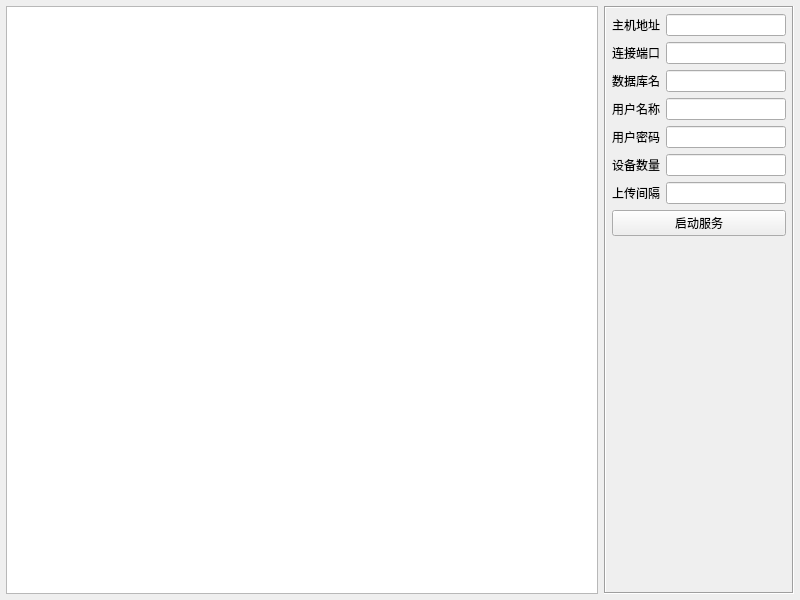
<?xml version="1.0" encoding="UTF-8"?>
<ui version="4.0">
 <class>frmDbTcpClient</class>
 <widget class="QWidget" name="frmDbTcpClient">
  <property name="geometry">
   <rect>
    <x>0</x>
    <y>0</y>
    <width>800</width>
    <height>600</height>
   </rect>
  </property>
  <property name="windowTitle">
   <string>Form</string>
  </property>
  <layout class="QHBoxLayout" name="horizontalLayout">
   <property name="leftMargin">
    <number>6</number>
   </property>
   <property name="topMargin">
    <number>6</number>
   </property>
   <property name="rightMargin">
    <number>6</number>
   </property>
   <property name="bottomMargin">
    <number>6</number>
   </property>
   <item>
    <widget class="QTextEdit" name="txtMain">
     <property name="readOnly">
      <bool>true</bool>
     </property>
    </widget>
   </item>
   <item>
    <widget class="QFrame" name="frame">
     <property name="minimumSize">
      <size>
       <width>190</width>
       <height>0</height>
      </size>
     </property>
     <property name="maximumSize">
      <size>
       <width>190</width>
       <height>16777215</height>
      </size>
     </property>
     <property name="frameShape">
      <enum>QFrame::Box</enum>
     </property>
     <property name="frameShadow">
      <enum>QFrame::Sunken</enum>
     </property>
     <layout class="QGridLayout" name="gridLayout_2">
      <property name="leftMargin">
       <number>6</number>
      </property>
      <property name="topMargin">
       <number>6</number>
      </property>
      <property name="rightMargin">
       <number>6</number>
      </property>
      <property name="bottomMargin">
       <number>6</number>
      </property>
      <item row="4" column="0">
       <widget class="QLabel" name="labUserPwdClient">
        <property name="text">
         <string>用户密码</string>
        </property>
       </widget>
      </item>
      <item row="3" column="1">
       <widget class="QLineEdit" name="txtUserNameClient">
        <property name="text">
         <string/>
        </property>
       </widget>
      </item>
      <item row="1" column="1">
       <widget class="QLineEdit" name="txtPortClient">
        <property name="text">
         <string/>
        </property>
       </widget>
      </item>
      <item row="0" column="1">
       <widget class="QLineEdit" name="txtHostNameClient">
        <property name="text">
         <string/>
        </property>
       </widget>
      </item>
      <item row="3" column="0">
       <widget class="QLabel" name="labUserNameClient">
        <property name="text">
         <string>用户名称</string>
        </property>
       </widget>
      </item>
      <item row="9" column="0" colspan="2">
       <spacer name="verticalSpacer">
        <property name="orientation">
         <enum>Qt::Vertical</enum>
        </property>
        <property name="sizeHint" stdset="0">
         <size>
          <width>20</width>
          <height>387</height>
         </size>
        </property>
       </spacer>
      </item>
      <item row="2" column="1">
       <widget class="QLineEdit" name="txtDbNameClient">
        <property name="text">
         <string/>
        </property>
       </widget>
      </item>
      <item row="5" column="0">
       <widget class="QLabel" name="labDeviceCountClient">
        <property name="text">
         <string>设备数量</string>
        </property>
       </widget>
      </item>
      <item row="2" column="0">
       <widget class="QLabel" name="labDbNameClient">
        <property name="text">
         <string>数据库名</string>
        </property>
       </widget>
      </item>
      <item row="4" column="1">
       <widget class="QLineEdit" name="txtUserPwdClient">
        <property name="text">
         <string/>
        </property>
        <property name="echoMode">
         <enum>QLineEdit::Password</enum>
        </property>
       </widget>
      </item>
      <item row="6" column="0">
       <widget class="QLabel" name="labIntervalClient">
        <property name="text">
         <string>上传间隔</string>
        </property>
       </widget>
      </item>
      <item row="1" column="0">
       <widget class="QLabel" name="labPortClient">
        <property name="text">
         <string>连接端口</string>
        </property>
       </widget>
      </item>
      <item row="5" column="1">
       <widget class="QLineEdit" name="txtDeviceCountClient">
        <property name="text">
         <string/>
        </property>
       </widget>
      </item>
      <item row="8" column="0" colspan="2">
       <widget class="QPushButton" name="btnStart">
        <property name="text">
         <string>启动服务</string>
        </property>
       </widget>
      </item>
      <item row="0" column="0">
       <widget class="QLabel" name="labHostNameClient">
        <property name="text">
         <string>主机地址</string>
        </property>
       </widget>
      </item>
      <item row="6" column="1">
       <widget class="QLineEdit" name="txtIntervalClient"/>
      </item>
     </layout>
    </widget>
   </item>
  </layout>
 </widget>
 <resources/>
 <connections/>
</ui>
